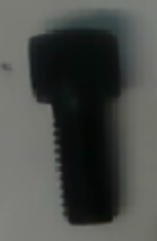
#> input picture contour/image/bolt.png, 157 x 241 px, found by its file name
$ python hough_lines_p_1.py
#> lines starting #> are read from the running program, lines starting #| are printed output that depends on the picture; after the words box and inside, x2 and y2 are one past the last pixel; in counts of white or black regions, pixels touching at a corner belong together
import cv2
import numpy as np
import random

# 이미지 로드
image = cv2.imread("contour/image/bolt.png")
#> image is the input picture: shape (241, 157, 3); mean B, G, R 74.1, 77.7, 75
image_copy = image.copy()
gray = cv2.cvtColor(image, cv2.COLOR_BGR2GRAY)

_, image_bin = cv2.threshold(gray, 0, 255, cv2.THRESH_OTSU)
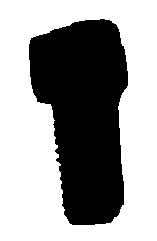
#> image_bin: shape (241, 157); 61.2% white; 1 black region, box (x1, y1, x2, y2) and area: (29, 19, 128, 225) 14670

image_bin = cv2.bitwise_not(image_bin)
#> image_bin: shape (241, 157); 38.8% white; 1 white region

contours, _ = cv2.findContours(image_bin, cv2.RETR_EXTERNAL, cv2.CHAIN_APPROX_NONE)
#> contours = 1 contour; box (x1, y1, x2, y2) and area: (29, 19, 128, 225) 14404

contour_image = np.zeros_like(gray)

# 외곽선 그리기
cv2.drawContours(contour_image, contours, -1, (255, 255, 255), 1)
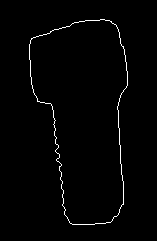
#> contour_image: shape (241, 157); 1.4% white in thin lines or dots, all inside (x1, y1, x2, y2) = (29, 19, 128, 225)
cv2.drawContours(image_copy, contours, -1, (255, 255, 255), 1)
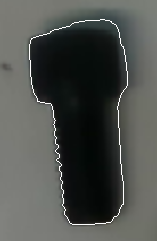
#> image_copy: shape (241, 157, 3); 1.4% of pixels changed, all inside (x1, y1, x2, y2) = (29, 19, 128, 225)

# 직선 검출
lines = cv2.HoughLinesP(contour_image, 1, (np.pi / 180), 20, minLineLength=30, maxLineGap=10)
#> lines = [[117, 106, 123, 200], [51, 104, 65, 215], [29, 52, 32, 88], [31, 38, 81, 21], [124, 49, 127, 83], [74, 22, 104, 19]]

# 결과 표시
if lines is not None:
    for line in lines:
        x1, y1, x2, y2 = line[0]
        color = (random.randint(0, 255), random.randint(0, 255), random.randint(0, 255))  # 랜덤 색상 생성
        cv2.line(image_copy, (x1, y1), (x2, y2), color, 2)
#> this loop made 6 passes
#> (x1, y1, x2, y2, color) on passes 1 to 6: (117, 106, 123, 200, (197, 215, 20)), (51, 104, 65, 215, (132, 248, 207)), (29, 52, 32, 88, (155, 244, 183)), (31, 38, 81, 21, (111, 71, 144)), (124, 49, 127, 83, (71, 48, 128)), (74, 22, 104, 19, (75, 158, 50))
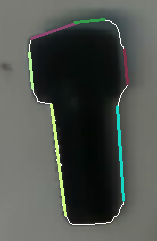
#> image_copy: shape (241, 157, 3); 2.8% of pixels changed, all inside (x1, y1, x2, y2) = (28, 18, 129, 217)

cv2.imshow("Origin", image)
cv2.imshow("Detected Contours", contour_image)
cv2.imshow("Detected Lines", image_copy)
cv2.waitKey(0)
cv2.destroyAllWindows()
